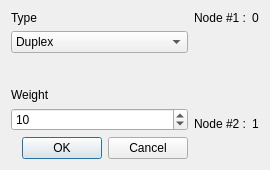
<?xml version="1.0" encoding="UTF-8"?>
<ui version="4.0">
 <class>Dialog_new_connect</class>
 <widget class="QDialog" name="Dialog_new_connect">
  <property name="geometry">
   <rect>
    <x>0</x>
    <y>0</y>
    <width>270</width>
    <height>170</height>
   </rect>
  </property>
  <property name="minimumSize">
   <size>
    <width>270</width>
    <height>170</height>
   </size>
  </property>
  <property name="maximumSize">
   <size>
    <width>298</width>
    <height>170</height>
   </size>
  </property>
  <property name="windowTitle">
   <string>New node </string>
  </property>
  <layout class="QGridLayout" name="gridLayout">
   <item row="0" column="0">
    <layout class="QVBoxLayout" name="verticalLayout_4">
     <item>
      <layout class="QVBoxLayout" name="verticalLayout_2">
       <item>
        <widget class="QLabel" name="label">
         <property name="text">
          <string>Type</string>
         </property>
        </widget>
       </item>
       <item>
        <widget class="QComboBox" name="comboBox_connect_type">
         <item>
          <property name="text">
           <string>Duplex</string>
          </property>
         </item>
         <item>
          <property name="text">
           <string>Half-duplex</string>
          </property>
         </item>
        </widget>
       </item>
      </layout>
     </item>
     <item>
      <spacer name="verticalSpacer">
       <property name="orientation">
        <enum>Qt::Vertical</enum>
       </property>
       <property name="sizeHint" stdset="0">
        <size>
         <width>17</width>
         <height>13</height>
        </size>
       </property>
      </spacer>
     </item>
     <item>
      <layout class="QVBoxLayout" name="verticalLayout_3">
       <item>
        <widget class="QLabel" name="label_2">
         <property name="text">
          <string>Weight</string>
         </property>
        </widget>
       </item>
       <item>
        <widget class="QSpinBox" name="spinBox_weight">
         <property name="minimum">
          <number>1</number>
         </property>
         <property name="maximum">
          <number>50</number>
         </property>
         <property name="value">
          <number>10</number>
         </property>
        </widget>
       </item>
      </layout>
     </item>
    </layout>
   </item>
   <item row="0" column="1">
    <layout class="QVBoxLayout" name="verticalLayout">
     <item>
      <layout class="QHBoxLayout" name="horizontalLayout">
       <item>
        <widget class="QLabel" name="label_3">
         <property name="text">
          <string>Node #1 :</string>
         </property>
        </widget>
       </item>
       <item>
        <widget class="QLabel" name="lbl_node1">
         <property name="text">
          <string>0</string>
         </property>
        </widget>
       </item>
      </layout>
     </item>
     <item>
      <spacer name="verticalSpacer_2">
       <property name="orientation">
        <enum>Qt::Vertical</enum>
       </property>
       <property name="sizeHint" stdset="0">
        <size>
         <width>20</width>
         <height>17</height>
        </size>
       </property>
      </spacer>
     </item>
     <item>
      <layout class="QHBoxLayout" name="horizontalLayout_2">
       <item>
        <widget class="QLabel" name="label_4">
         <property name="text">
          <string>Node #2 :</string>
         </property>
        </widget>
       </item>
       <item>
        <widget class="QLabel" name="lbl_node2">
         <property name="text">
          <string>1</string>
         </property>
        </widget>
       </item>
      </layout>
     </item>
    </layout>
   </item>
   <item row="1" column="0">
    <widget class="QDialogButtonBox" name="buttonBox">
     <property name="orientation">
      <enum>Qt::Horizontal</enum>
     </property>
     <property name="standardButtons">
      <set>QDialogButtonBox::Cancel|QDialogButtonBox::Ok</set>
     </property>
    </widget>
   </item>
  </layout>
 </widget>
 <resources/>
 <connections>
  <connection>
   <sender>buttonBox</sender>
   <signal>accepted()</signal>
   <receiver>Dialog_new_connect</receiver>
   <slot>accept()</slot>
   <hints>
    <hint type="sourcelabel">
     <x>248</x>
     <y>254</y>
    </hint>
    <hint type="destinationlabel">
     <x>157</x>
     <y>274</y>
    </hint>
   </hints>
  </connection>
  <connection>
   <sender>buttonBox</sender>
   <signal>rejected()</signal>
   <receiver>Dialog_new_connect</receiver>
   <slot>reject()</slot>
   <hints>
    <hint type="sourcelabel">
     <x>316</x>
     <y>260</y>
    </hint>
    <hint type="destinationlabel">
     <x>286</x>
     <y>274</y>
    </hint>
   </hints>
  </connection>
 </connections>
</ui>
